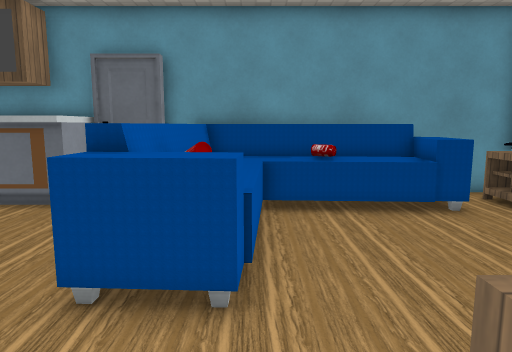
View 1 (above)

16 first-person views from a walk through a level from a Godot 3-D game. The camera is 1.3 m above the floor, tilts 8° down and sees 70° across. Doors that lead somewhere are drawn open, without their leaves. The floor is counted in squares, 0.5 m on a side. Each view is taken from the middle of a square. On the plan, view 1 faces up. The plan holds only what a view shows up to about 20 squares ahead; the rest is blank. Some surface patterns are stand-ins.

View 2
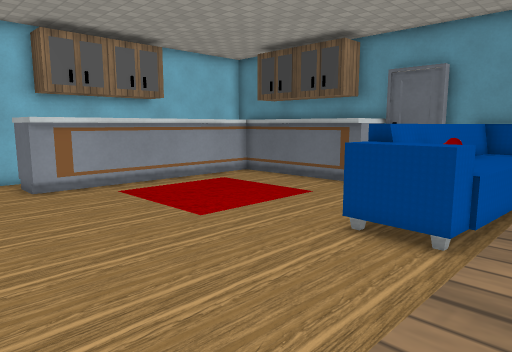

View 3
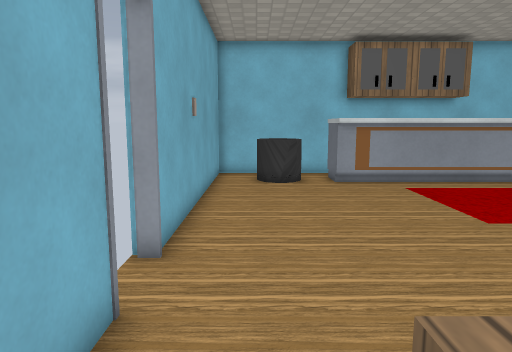

View 4
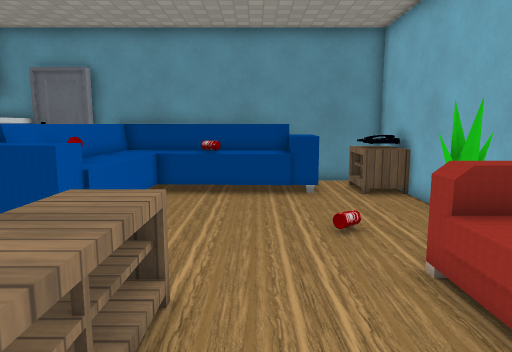

View 5
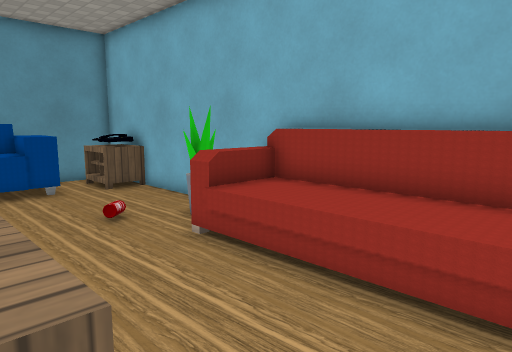

View 6
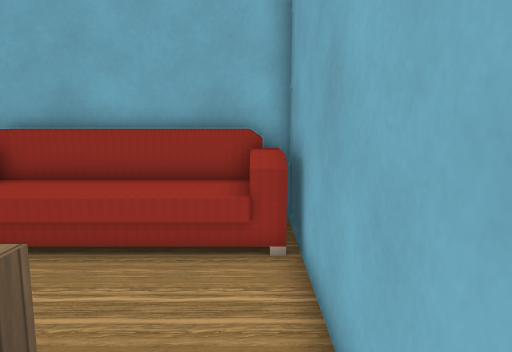

View 7
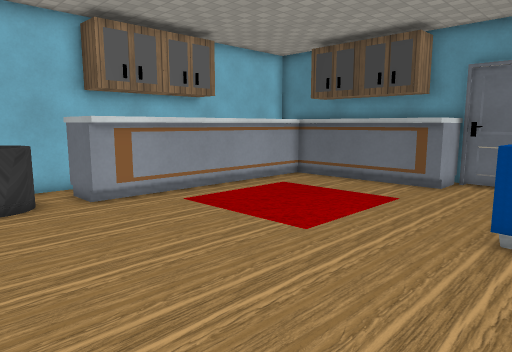

View 8
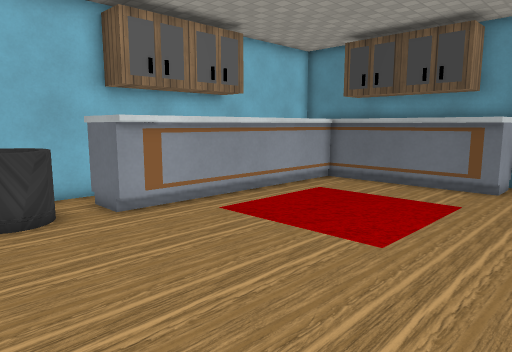

View 9
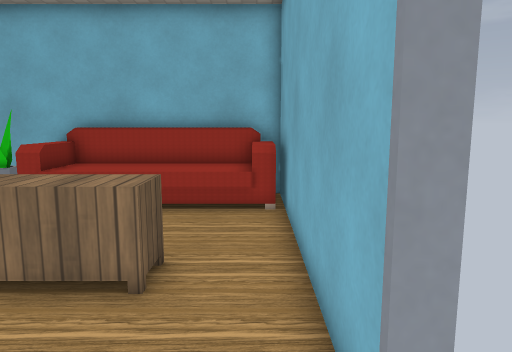

View 10
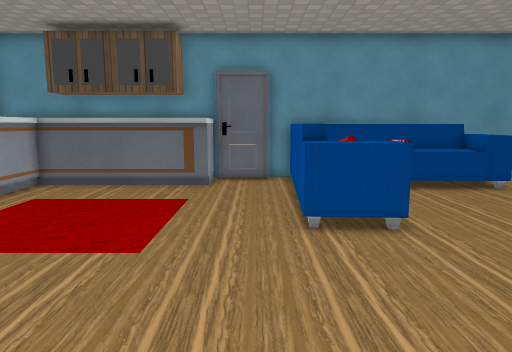

View 11
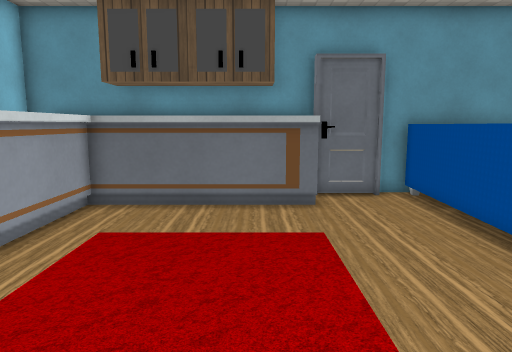

View 12
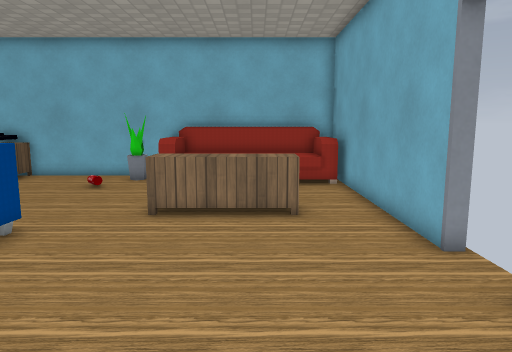

View 13
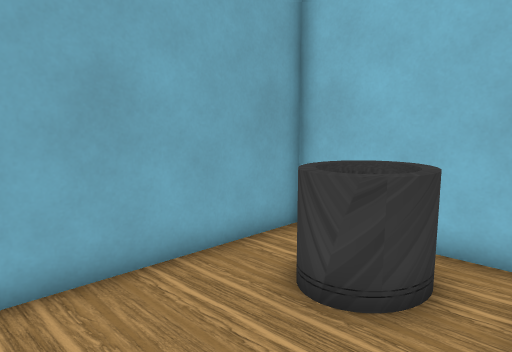

View 14
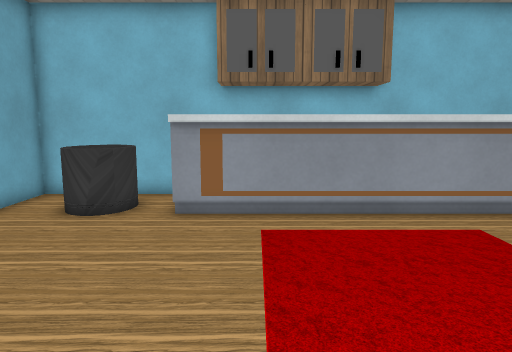

View 15
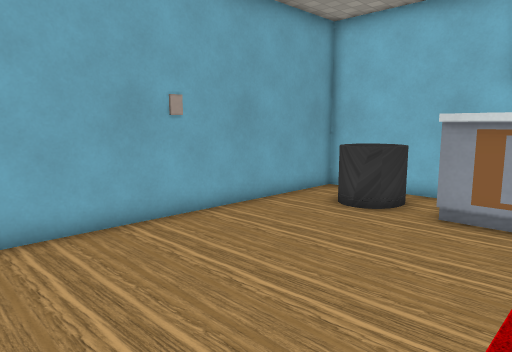

View 16
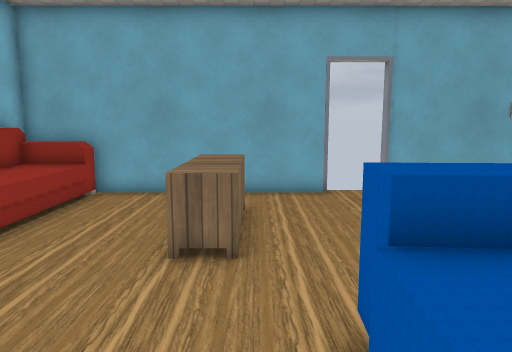

### Floor plan
Key: @ floor where view 1 was taken; # wall or solid block; . floor; D door; = window, fence, low wall or low ledge; ^ raised ledge; C cabinet; B bin; S sofa; O other object.
Columns run from 17 left of view 1 to 10 right of it. Each row starts with its distance up from view 1.
 14 ######  ####D###############
 13 #       #  ^D####^^####^=CC#
 12 #   ^^^^#^^^...#^^^O^^^^.OO#
 11 #   ^^^^^^^... #^^^^^^^^.OO#
 10 #  ^^.........#^^^........ #
  9 #  ^^.........#^^^.........#
  8 #  ^^.........##O^.........#
  7 #  ^^.........##O^.........#
  6 #  ^^.........#^^^.........#
  5 #  ^^.........^^^^.......###
  4 #  ^^....................#=#
  3 #  ^^...................SSS#
  2 #  ^^.............CCC...SSS#
  1 #.^^^.............CCC...SSS#
  0 #................@CCC...SSS#
 -1 #.BB..............CCC...SSS#
 -2 #BBBB.............CCC...SSS#
 -3 # BB....................SSS#
 -4 # ......................SSS#
 -5  ############DDD############
 -6              #

Positions as (right, up) in squares from view 1, and headings:
1: (0, 0), facing up
2: (2, -3), facing up-left
3: (3, -3), facing left
4: (4, -3), facing up
5: (2, -4), facing up-right
6: (0, -4), facing right
7: (-1, -4), facing up-left
8: (-3, -4), facing up-left
9: (-4, -4), facing right
10: (-4, -4), facing up
11: (-8, 0), facing up
12: (-9, -1), facing right
13: (-9, 1), facing down-left
14: (-3, 3), facing left
15: (-3, 4), facing down-left
16: (1, 9), facing down
